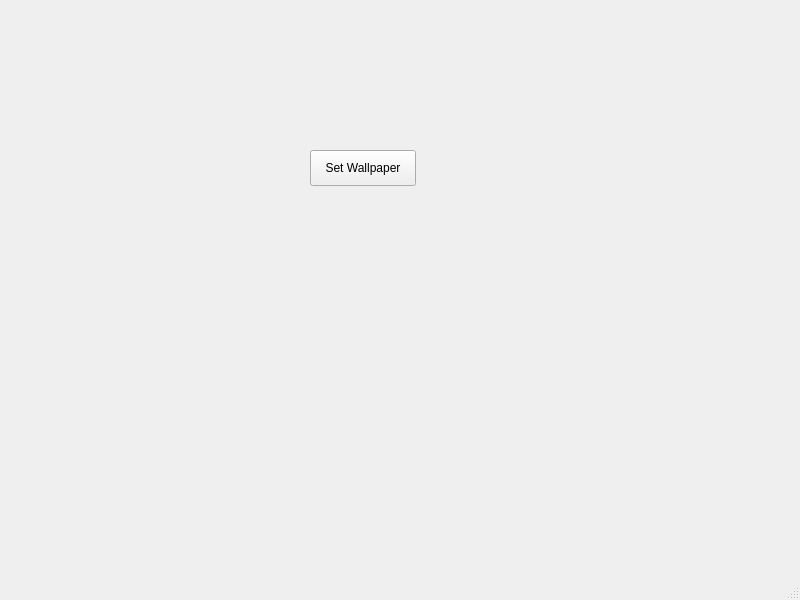
<?xml version="1.0" encoding="UTF-8"?>
<ui version="4.0">
    <class>MainWindow</class>
    <widget class="QMainWindow" name="MainWindow">
        <property name="geometry">
            <rect>
                <x>0</x>
                <y>0</y>
                <width>800</width>
                <height>600</height>
            </rect>
        </property>
        <property name="windowTitle">
            <string>MainWindow</string>
        </property>
        <widget class="QWidget" name="centralwidget">
            <widget class="QPushButton" name="setButton">
                <property name="geometry">
                    <rect>
                        <x>310</x>
                        <y>150</y>
                        <width>106</width>
                        <height>36</height>
                    </rect>
                </property>
                <property name="text">
                    <string>Set Wallpaper</string>
                </property>
            </widget>
        </widget>
        <widget class="QMenuBar" name="menubar">
            <property name="geometry">
                <rect>
                    <x>0</x>
                    <y>0</y>
                    <width>800</width>
                    <height>35</height>
                </rect>
            </property>
        </widget>
        <widget class="QStatusBar" name="statusbar"/>
    </widget>
    <resources/>
    <connections/>
</ui>
